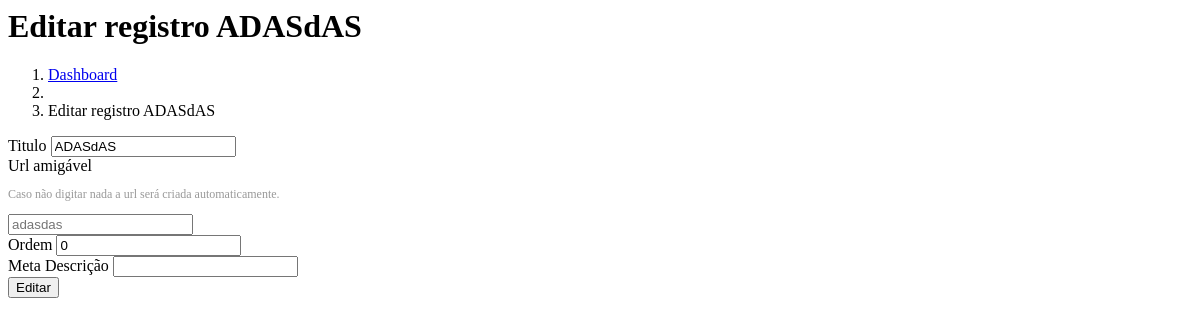
/wt_admin/nav/registros_editar.php?id=155, run on the app's committed database.
### tables this page shows
CREATE TABLE `registros` (
  `registros_id` int(11) NOT NULL,
  `registros_idpg` int(11) NOT NULL,
  `registros_titulo` varchar(200) DEFAULT NULL,
  `registros_imagem` varchar(150) NOT NULL,
  `registros_imagem2` varchar(150) DEFAULT NULL,
  `registros_email` varchar(100) NOT NULL,
  `registros_preco` varchar(100) DEFAULT NULL,
  `registros_descricao` varchar(300) DEFAULT NULL,
  `registros_texto` text NOT NULL,
  `registros_data` date NOT NULL,
  `registros_link` varchar(150) NOT NULL,
  `registros_metadescription` varchar(160) DEFAULT NULL,
  `registros_url` varchar(200) NOT NULL,
  `registros_ordem` int(11) NOT NULL
);

### wt_admin/nav/registros_editar.php (the view, shortened to what this page needs)
<link href="js/summernote/summernote.css" rel="stylesheet">
<?php
$id = $_GET['id'];
$query = "SELECT * FROM registros WHERE registros_id = $id";
$registros = mysqli_query($config, $query) or die(mysqli_error());
$row_registros = mysqli_fetch_assoc($registros);
?>
<div class="row">
    <div class="col-sm-9">
        <h1 class="page-header">
            Editar registro <?php echo $row_registros['registros_titulo'] ?>
        </h1>
    </div>
</div>
<div class="row">
    <div class="col-lg-12">
        <ol class="breadcrumb">
            <li>
                <i class="fa fa-dashboard"></i>  <a href="index.php">Dashboard</a>
            </li>
            <li>
            </li>
            <li class="active">
                Editar registro <?php echo $row_registros['registros_titulo'] ?>
            </li>
        </ol>
    </div>
</div>
<div class="row">
    <div class="col-lg-12">
        <form id="registros_editar" method="post" enctype="multipart/form-data" class="form">
            <div class="form-group">
                <label>Titulo</label>
                <input name="registros_titulo" class="form-control" type="text" value="<?php echo $row_registros['registros_titulo'] ?>">
            </div>
            <div class="form-group">
                <label>Url amigável</label>
                 <p style="font-size:12px; color:#999"><i class="fa fa-info-circle"></i> Caso não digitar nada a url será criada automaticamente.</p>
                <input name="registros_url" class="form-control texto-url" type="text" placeholder="<?php echo $row_registros['registros_url'] ?>">
            </div>
            <div class="form-group">
                <label>Ordem</label>
                <input name="registros_ordem" class="form-control" type="text" value="<?php echo $row_registros['registros_ordem'] ?>">
            </div>
            <div class="form-group">
                <label>Meta Descrição</label>
                <input name="registros_metadescription" class="form-control" type="text" value="<?php echo $row_registros['registros_metadescription']; ?>">
            </div>
            <input type="submit" class="btn btn-primary" value="Editar">
        </form>
    </div>
</div>

### data on the page
registros: registros_titulo "ADASdAS", registros_url "adasdas", registros_ordem "0"
